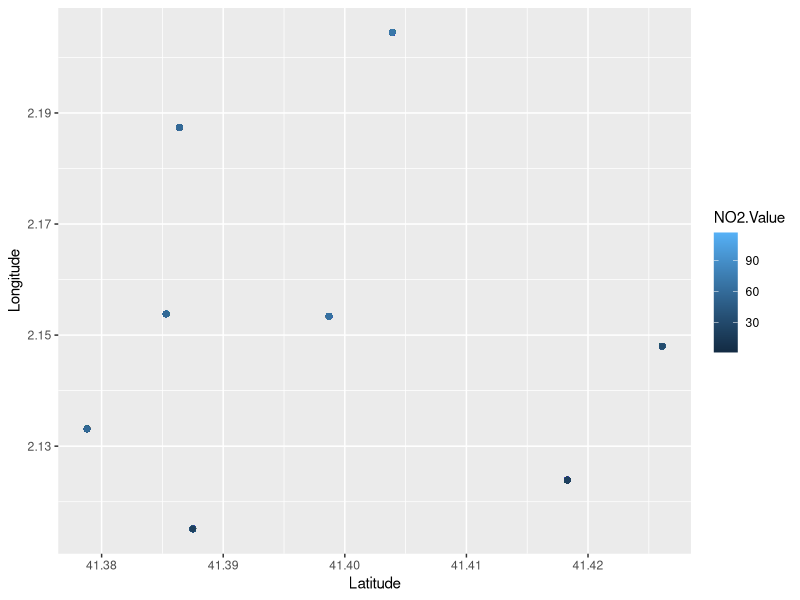

This chart was generated by the following R code:
setwd("C:/Users/PC/Documents/Projects/College Assignments/RProject")
rdata=read.csv("dataset.csv")
rdata1=as.data.frame(rdata)
View(rdata1)
class(rdata1)

library(zoo)
library(tidyr)
library(dplyr)

#for (i in seq(1,5744))+
 # if(rdata1$Air.Quality[i] == "--")
  #  rdata1$Air.Quality[i]<-TRUE

#for (i in seq(1,5744))
  #if(rdata1$O3.Quality[i] == "--")
   # rdata1$O3.Quality[i]<-"NA"

#for (i in seq(1,5744))
#if(rdata1$NO2.Quality[i] == "--")
# rdata1$NO2.Quality[i]<-TRUE

#for (i in seq(1,5744))
 # if(rdata1$PM10.Quality[i] == "--")
  #  rdata1$PM10.Quality[i]<-"NA"

# Repacing all the blank values with NA

rdata1$NO2.Quality[rdata1$NO2.Quality=="--"]<-NA
rdata1$O3.Quality[rdata1$O3.Quality=="--"]<-NA
rdata1$PM10.Quality[rdata1$PM10.Quality=="--"]<-NA
rdata1$Air.Quality[rdata1$Air.Quality=="--"]<-NA



# Replacing all the NA values with the previous value

dfair<-as.data.frame(rdata1[,2])
rdata1[,2]<-dfair%>%do(na.locf(.))

dfoxy<-as.data.frame(rdata1[,c(5,6)])
rdata1[,c(5,6)]<-dfoxy%>%do(na.locf(.))

dfoxy1<-as.data.frame(rdata1[,7])
rdata1[,7]<-dfoxy1%>%do(na.locf(.))


dfnitro<-as.data.frame(rdata1[8,9])
rdata1[,c(8,9)]<-dfoxy%>%do(na.locf(.))

dfnitro1<-as.data.frame(rdata1[,10])
rdata1[,10]<-dfnitro1%>%do(na.locf(.))


dfpm<-as.data.frame(rdata1[,c(11,12)])
rdata1[,c(11,12)]<-dfoxy%>%do(na.locf(.))

dfpm1<-as.data.frame(rdata1[,13])
rdata1[,13]<-dfpm1%>%do(na.locf(.))


rdata1$Latitude<-as.numeric(rdata1$Latitude)

# correcting the outliers in latitude column

for (i in seq(1,5744)){
  if(rdata1$Latitude[i] > 42)
    rdata1$Latitude[i]=rdata1$Latitude[i]/10000
}


# normalizing the PM10.Value column

mx = max(rdata1$PM10.Value, na.rm=TRUE)
print(mx)
mn = min(rdata1$PM10.Value, na.rm=TRUE)
print(mn)

for (i in seq(1,5744)){
  rdata1$PM10.Value[i]=round((rdata1$PM10.Value[i]-mn)/(mx-mn),digits=3)
}

#Visualisations
a = data.frame()
b = data.frame()
c = data.frame()
d = data.frame()
e = data.frame()
f = data.frame()
g = data.frame()
h = data.frame()

for(i in seq(1,5744,8)){
  a = rbind(a,c(rdata1$Station[i],rdata1$Latitude[i],rdata1$Longitude[i],rdata1$NO2.Value[i],rdata1$O3.Value[i]))
}

for(i in seq(2,5744,8)){
  b = rbind(a,c(rdata1$Station[i],rdata1$Latitude[i],rdata1$Longitude[i],rdata1$NO2.Value[i],rdata1$O3.Value[i]))
}

for(i in seq(3,5744,8)){
  c = rbind(a,c(rdata1$Station[i],rdata1$Latitude[i],rdata1$Longitude[i],rdata1$NO2.Value[i],rdata1$O3.Value[i]))
}

for(i in seq(4,5744,8)){
  d = rbind(a,c(rdata1$Station[i],rdata1$Latitude[i],rdata1$Longitude[i],rdata1$NO2.Value[i],rdata1$O3.Value[i]))
}

for(i in seq(5,5744,8)){
  e = rbind(a,c(rdata1$Station[i],rdata1$Latitude[i],rdata1$Longitude[i],rdata1$NO2.Value[i],rdata1$O3.Value[i]))
}

for(i in seq(6,5744,8)){
  f = rbind(a,c(rdata1$Station[i],rdata1$Latitude[i],rdata1$Longitude[i],rdata1$NO2.Value[i],rdata1$O3.Value[i]))
}

for(i in seq(7,5744,8)){
  g = rbind(a,c(rdata1$Station[i],rdata1$Latitude[i],rdata1$Longitude[i],rdata1$NO2.Value[i],rdata1$O3.Value[i]))
}

for(i in seq(8,5744,8)){
  h = rbind(a,c(rdata1$Station[i],rdata1$Latitude[i],rdata1$Longitude[i],rdata1$NO2.Value[i],rdata1$O3.Value[i]))
}

library(ggplot2)
sp2 = ggplot(rdata1, aes(x=Latitude, y=Longitude, color=NO2.Value)) + geom_point()
print(sp2)
 
View(rdata1) 
